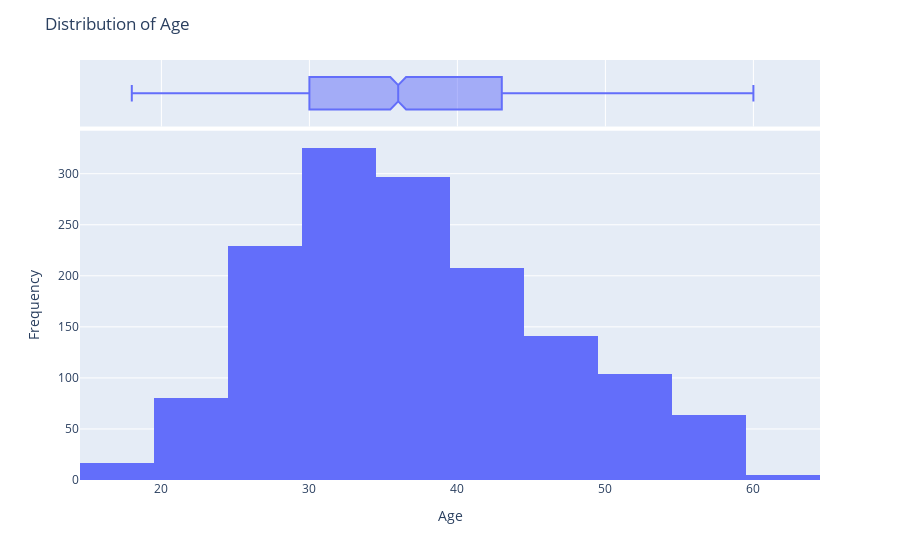
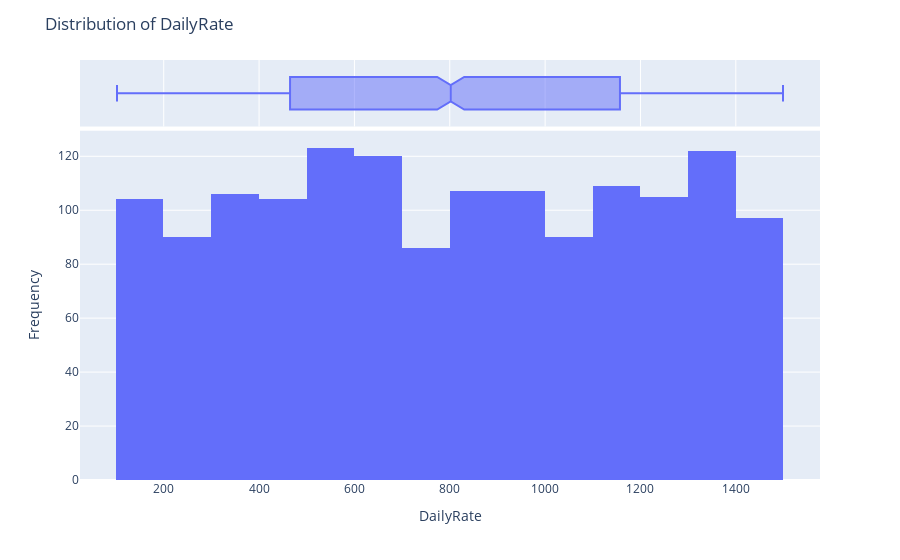
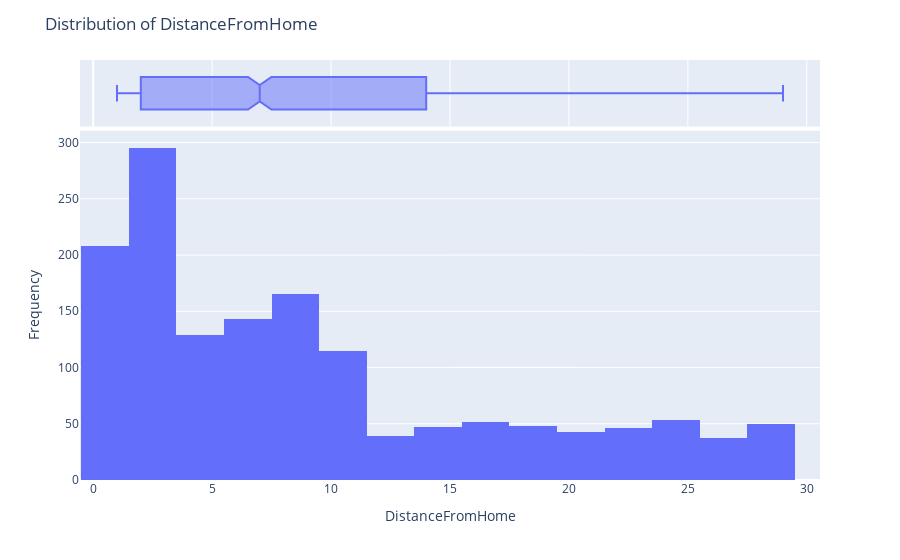
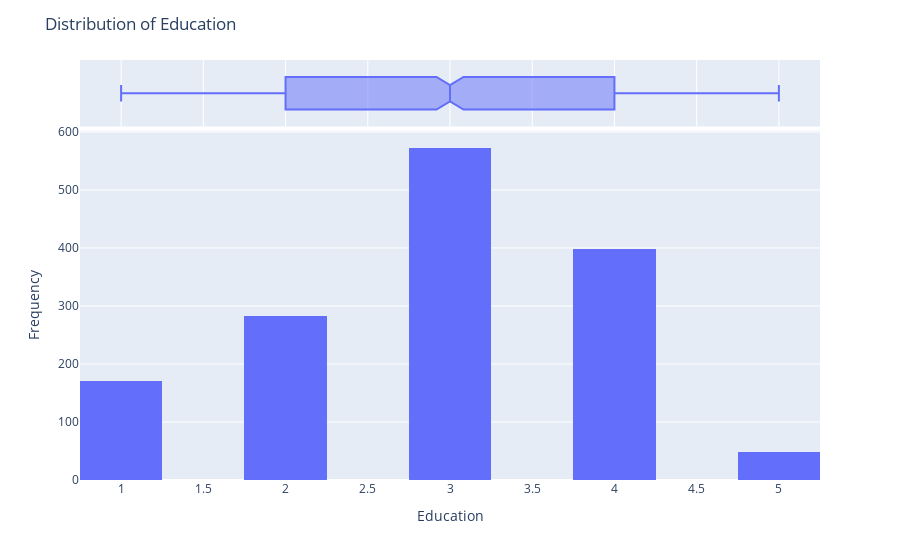

The notebook cell these images were saved under, in order:
### Code cell
# Selecting only the numeric columns
numeric_columns = df.select_dtypes(include='number')

# Plotting the distribution of each numeric column
for column in numeric_columns.columns:
    fig = px.histogram(numeric_columns, x=column, nbins=20, marginal="box")
    fig.update_layout(
        title=f"Distribution of {column}",
        xaxis_title=column,
        yaxis_title="Frequency",
        # width=600,
        # height=400,
        showlegend=False
    )
    fig.show()

### Figure 1 — Plotly figure (JSON) as saved in the notebook; plotly's stock layout.template omitted (floating-point values rounded to 4 significant figures; data arrays with more than 128 entries replaced by an {"elided": "..."} marker saying what was removed)
{"data": [{"alignmentgroup": "True", "bingroup": "x", "hovertemplate": "Age=%{x}<br>count=%{y}<extra></extra>", "legendgroup": "", "marker": {"color": "#636efa", "pattern": {"shape": ""}}, "name": "", "nbinsx": 20, "offsetgroup": "", "orientation": "v", "showlegend": false, "x": {"elided": "1470 int values"}, "xaxis": "x", "yaxis": "y", "type": "histogram"}, {"alignmentgroup": "True", "hovertemplate": "Age=%{x}<extra></extra>", "legendgroup": "", "marker": {"color": "#636efa"}, "name": "", "notched": true, "offsetgroup": "", "showlegend": false, "x": {"elided": "1470 int values"}, "xaxis": "x2", "yaxis": "y2", "type": "box"}], "layout": {"xaxis": {"anchor": "y", "domain": [0, 1], "title": {"text": "Age"}}, "yaxis": {"anchor": "x", "domain": [0, 0.8316], "title": {"text": "Frequency"}}, "xaxis2": {"anchor": "y2", "domain": [0, 1], "matches": "x", "showticklabels": false, "showgrid": true}, "yaxis2": {"anchor": "x2", "domain": [0.8416, 1], "matches": "y2", "showticklabels": false, "showline": false, "ticks": "", "showgrid": false}, "legend": {"tracegroupgap": 0}, "margin": {"t": 60}, "barmode": "relative", "title": {"text": "Distribution of Age"}, "showlegend": false}}

### Figure 2 — Plotly figure (JSON) as saved in the notebook; plotly's stock layout.template omitted (floating-point values rounded to 4 significant figures; data arrays with more than 128 entries replaced by an {"elided": "..."} marker saying what was removed)
{"data": [{"alignmentgroup": "True", "bingroup": "x", "hovertemplate": "DailyRate=%{x}<br>count=%{y}<extra></extra>", "legendgroup": "", "marker": {"color": "#636efa", "pattern": {"shape": ""}}, "name": "", "nbinsx": 20, "offsetgroup": "", "orientation": "v", "showlegend": false, "x": {"elided": "1470 int values"}, "xaxis": "x", "yaxis": "y", "type": "histogram"}, {"alignmentgroup": "True", "hovertemplate": "DailyRate=%{x}<extra></extra>", "legendgroup": "", "marker": {"color": "#636efa"}, "name": "", "notched": true, "offsetgroup": "", "showlegend": false, "x": {"elided": "1470 int values"}, "xaxis": "x2", "yaxis": "y2", "type": "box"}], "layout": {"xaxis": {"anchor": "y", "domain": [0, 1], "title": {"text": "DailyRate"}}, "yaxis": {"anchor": "x", "domain": [0, 0.8316], "title": {"text": "Frequency"}}, "xaxis2": {"anchor": "y2", "domain": [0, 1], "matches": "x", "showticklabels": false, "showgrid": true}, "yaxis2": {"anchor": "x2", "domain": [0.8416, 1], "matches": "y2", "showticklabels": false, "showline": false, "ticks": "", "showgrid": false}, "legend": {"tracegroupgap": 0}, "margin": {"t": 60}, "barmode": "relative", "title": {"text": "Distribution of DailyRate"}, "showlegend": false}}

### Figure 3 — Plotly figure (JSON) as saved in the notebook; plotly's stock layout.template omitted (floating-point values rounded to 4 significant figures; data arrays with more than 128 entries replaced by an {"elided": "..."} marker saying what was removed)
{"data": [{"alignmentgroup": "True", "bingroup": "x", "hovertemplate": "DistanceFromHome=%{x}<br>count=%{y}<extra></extra>", "legendgroup": "", "marker": {"color": "#636efa", "pattern": {"shape": ""}}, "name": "", "nbinsx": 20, "offsetgroup": "", "orientation": "v", "showlegend": false, "x": {"elided": "1470 int values"}, "xaxis": "x", "yaxis": "y", "type": "histogram"}, {"alignmentgroup": "True", "hovertemplate": "DistanceFromHome=%{x}<extra></extra>", "legendgroup": "", "marker": {"color": "#636efa"}, "name": "", "notched": true, "offsetgroup": "", "showlegend": false, "x": {"elided": "1470 int values"}, "xaxis": "x2", "yaxis": "y2", "type": "box"}], "layout": {"xaxis": {"anchor": "y", "domain": [0, 1], "title": {"text": "DistanceFromHome"}}, "yaxis": {"anchor": "x", "domain": [0, 0.8316], "title": {"text": "Frequency"}}, "xaxis2": {"anchor": "y2", "domain": [0, 1], "matches": "x", "showticklabels": false, "showgrid": true}, "yaxis2": {"anchor": "x2", "domain": [0.8416, 1], "matches": "y2", "showticklabels": false, "showline": false, "ticks": "", "showgrid": false}, "legend": {"tracegroupgap": 0}, "margin": {"t": 60}, "barmode": "relative", "title": {"text": "Distribution of DistanceFromHome"}, "showlegend": false}}

### Figure 4 — Plotly figure (JSON) as saved in the notebook; plotly's stock layout.template omitted (floating-point values rounded to 4 significant figures; data arrays with more than 128 entries replaced by an {"elided": "..."} marker saying what was removed)
{"data": [{"alignmentgroup": "True", "bingroup": "x", "hovertemplate": "Education=%{x}<br>count=%{y}<extra></extra>", "legendgroup": "", "marker": {"color": "#636efa", "pattern": {"shape": ""}}, "name": "", "nbinsx": 20, "offsetgroup": "", "orientation": "v", "showlegend": false, "x": {"elided": "1470 int values"}, "xaxis": "x", "yaxis": "y", "type": "histogram"}, {"alignmentgroup": "True", "hovertemplate": "Education=%{x}<extra></extra>", "legendgroup": "", "marker": {"color": "#636efa"}, "name": "", "notched": true, "offsetgroup": "", "showlegend": false, "x": {"elided": "1470 int values"}, "xaxis": "x2", "yaxis": "y2", "type": "box"}], "layout": {"xaxis": {"anchor": "y", "domain": [0, 1], "title": {"text": "Education"}}, "yaxis": {"anchor": "x", "domain": [0, 0.8316], "title": {"text": "Frequency"}}, "xaxis2": {"anchor": "y2", "domain": [0, 1], "matches": "x", "showticklabels": false, "showgrid": true}, "yaxis2": {"anchor": "x2", "domain": [0.8416, 1], "matches": "y2", "showticklabels": false, "showline": false, "ticks": "", "showgrid": false}, "legend": {"tracegroupgap": 0}, "margin": {"t": 60}, "barmode": "relative", "title": {"text": "Distribution of Education"}, "showlegend": false}}
